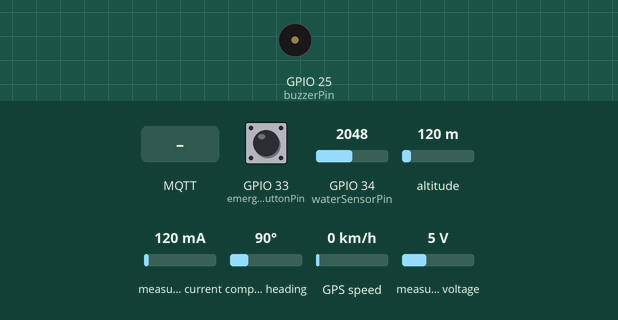
Recording of a sketch running on a simulated ESP32. On the bench: buzzer (waves = sounding). The test bench sets the inputs (shaded band); at power-on: GPIO 34 (waterSensorPin) = 2048, GPIO 33 (emergencyButtonPin) HIGH, altitude 120 m, measured current 120 mA, compass heading 90°, GPS speed 0 km/h, measured voltage 5 V. WiFi joins after 1.5 s; servers stay silent unless stated; the GPS gets a fix after 3 s at 37.7749, -122.4194 with 8 satellites; no MQTT or app messages arrive unless stated; what the sketch prints to the serial monitor is not drawn.

Above: at 2.7 s.
2.8 s: GPIO 34 (waterSensorPin) set to 3972
At 3.15 s:
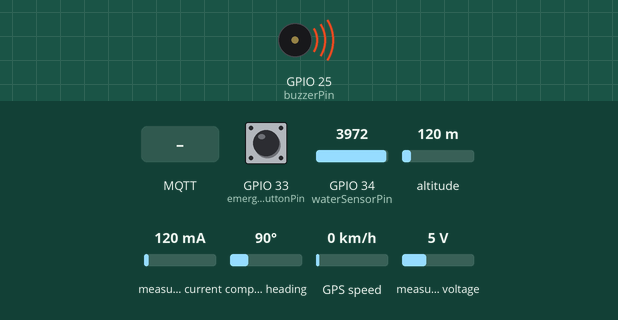
6.7 s: MQTT message "jemput" arrives on the first subscribed topic
10.2 s: GPIO 33 (emergencyButtonPin) pulled LOW for 3.2 s
14.9 s: MQTT message "tolak" arrives on the first subscribed topic
24.8 s: GPIO 33 (emergencyButtonPin) driven LOW
Timing chart, 0 to 32.2 s (numbered marks = the images above; inputs shaded):
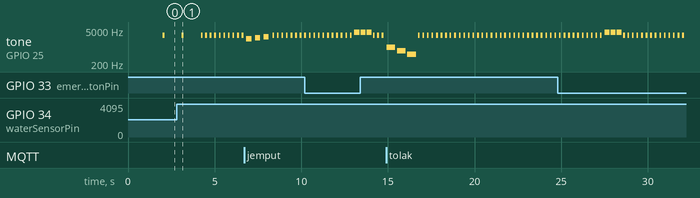

The sketch:

Skripsi.ino
```cpp
// ========== Library ==========
#include <Wire.h>
#include <Adafruit_INA219.h>

#include <WiFi.h>
#include <ArduinoMqttClient.h>
#include <TinyGPSPlus.h>
#include <HardwareSerial.h>

// ========== PIN DEFINISI ==========
#define echoPin 27
#define trigPin 26
#define buzzerPin 25
#define waterSensorPin 34
#define emergencyButtonPin 33

// GPS (HardwareSerial 2)
HardwareSerial serialGPS(2);  // RX=16, TX=17
TinyGPSPlus gps;

// INA219 (I2C pada SDA=21, SCL=22)
Adafruit_INA219 ina219;

// ========== MQTT & TOPIC ==========
const char* stick_id = "0001";
const char* topic_data = "stick/0001/data";
const char* topic_emergency = "stick/0001/emergency";
const char* topic_callback = "stick/0001/callback";
const char* willTopic = "stick/0001/status";
const char* topic_battery = "stick/0001/battery";
const char* topic_ampere = "stick/0001/ampere";

const char* mqtt_server = "54.169.178.246";
const int mqtt_port = 1883;
const char* mqtt_user = "******";
const char* mqtt_pass = "******";

// Koneksi WiFi
const char* ssid = "Afz";
const char* password = "*****";

// ========== Variabel Global ==========
bool emergencySent = false;

long duration_us, distance_cm;
unsigned long lastUltrasonicRead = 0;
unsigned long lastWaterRead = 0;
unsigned long lastSendTime = 0;
const unsigned long readInterval = 2000;

bool ultrasonicActive = false;
bool waterActive = false;

int beepDelay = 1000;
int waterBeepDelay = 1000;
int waterValue = 0;

double lat = 0.0, lng = 0.0;

float batteryVoltage = 0;
int batteryPercent = 0;
int lastBatteryPercent = -1;

unsigned long buttonPressTime = 0;
bool emergencyLatched = false;
const unsigned long EMERGENCY_HOLD_MS = 2500;

// ========== WiFi Client ==========
WiFiClient wifiClient;
MqttClient mqttClient(wifiClient); // menggantikan PubSubClient client
// Jika ada referensi ke objek bernama "client" sebelumnya, diperbarui ke "mqttClient".

// ========== Helper ==========
int getBeepDelay(int distance) {
  int minDelay = 50;
  int maxDelay = 1000;
  int maxDistance = 125;
  int delayVal = map(distance, 0, maxDistance, minDelay, maxDelay);
  return constrain(delayVal, minDelay, maxDelay);
}

// Nada callback (lebih tinggi)
void playMelodyJemput() {
  int melody[] = { 2200, 2400, 2600 };  // Nada tinggi naik
  int noteDuration = 300;
  for (int i = 0; i < 3; i++) {
    tone(buzzerPin, melody[i], noteDuration);
    delay(noteDuration + 100 );
    noTone(buzzerPin);
    delay(100);
  }
}
void playMelodyTolak() {
  int melody[] = { 1000, 700, 500 };  // Nada tinggi turun
  int noteDuration = 400;
  for (int i = 0; i < 3; i++) {
    tone(buzzerPin, melody[i]);
    delay(noteDuration + 100);
    noTone(buzzerPin);
    delay(100);
  }
}

// ========== MQTT Callback ==========
void onMqttMessage(int messageSize) {
  // Ambil topik dan isi pesan dari mqttClient (Stream interface)
  Serial.print("Pesan masuk di topic: ");
  Serial.println(mqttClient.messageTopic());
  Serial.print("Payload: ");
  String msg = "";
  while (mqttClient.available()) {
    msg += (char)mqttClient.read();
  }
  Serial.println(msg);

  // logic lama:
  if (msg == "jemput") playMelodyJemput();
  else if (msg == "tolak") playMelodyTolak();
}


// ========== WiFi Connect ==========
void connectWiFi() {
  WiFi.mode(WIFI_STA);
  WiFi.begin(ssid, password);
  Serial.print("Menghubungkan ke WiFi");
  while (WiFi.status() != WL_CONNECTED) {
    delay(500);
    Serial.print(".");
  }
  Serial.println("\nWiFi terhubung, IP: " + WiFi.localIP().toString());
}

// ========== MQTT Connect ==========
void connectMQTT() {

  // Konfigurasi ID & kredensial untuk ArduinoMqttClient
  mqttClient.setId("ESP32ClientStick_WIFI");
  mqttClient.setUsernamePassword(mqtt_user, mqtt_pass);
  // Jika ingin menggunakan Last Will & Testament, uncomment baris berikut (jika library mendukung)
  // mqttClient.setWill(willTopic, "offline", true, 0);

  Serial.print("Menghubungkan ke MQTT broker...");
  if (!mqttClient.connect(mqtt_server, mqtt_port)) {
    Serial.print("Gagal! Error: ");
    Serial.println(mqttClient.connectError());
    // jangan loop tak berujung di sini, kembalikan ke caller untuk retry
    return;
  }
  Serial.println("Berhasil.");
  // Publish status online (retained) agar subscriber tahu kita online
  mqttClient.beginMessage(willTopic, (unsigned long)6, true, 1); // payload size 6 = len("online"), retained=true
  mqttClient.print("online");
  mqttClient.endMessage();

  // Set handler pesan dan subscribe
  mqttClient.onMessage(onMqttMessage);
  mqttClient.subscribe(topic_callback);

}

// ========== Emergency Button ==========
void handleEmergencyButton() {
  int state = digitalRead(emergencyButtonPin);

  if (state == LOW) {
    if (buttonPressTime == 0) buttonPressTime = millis();
    else if (!emergencyLatched && (millis() - buttonPressTime >= EMERGENCY_HOLD_MS)) {
      emergencyLatched = true;

      String emergencyPayload = "{";
      emergencyPayload += "\"id\":\"" + String(stick_id) + "\",";
      emergencyPayload += "\"emergency\":1,";
      emergencyPayload += "\"latitude\":" + String(lat, 6) + ",";
      emergencyPayload += "\"longitude\":" + String(lng, 6) + ",";
      emergencyPayload += "\"message\":\"Tombol darurat ditekan >=2.5s\"";
      emergencyPayload += "}";

      mqttClient.beginMessage(topic_emergency, (unsigned long)String(emergencyPayload.c_str()).length(), false, 1);
      mqttClient.print(emergencyPayload.c_str());
      mqttClient.endMessage();
      Serial.println("Emergency dikirim");

      for (int i = 0; i < 3; i++) {
        tone(buzzerPin, 4000, 300);  // nada tinggi & durasi lebih lama
        delay(350);
      }
    }
  } else {
    buttonPressTime = 0;
    emergencyLatched = false;
  }
}

// ========== Setup ==========
void setup() {
  Serial.begin(115200);

  serialGPS.begin(9600, SERIAL_8N1, 16, 17);
  Wire.begin(21, 22);
  if (!ina219.begin()) Serial.println("INA219 tidak terdeteksi.");

  pinMode(trigPin, OUTPUT);
  pinMode(echoPin, INPUT);
  pinMode(buzzerPin, OUTPUT);
  pinMode(emergencyButtonPin, INPUT_PULLUP);

  connectWiFi();
  connectMQTT();
}

// ========== Loop ==========
void loop() {
  if (!mqttClient.connected()) connectMQTT();
  mqttClient.poll();

  unsigned long currentTime = millis();

  // --- GPS update ---
  while (serialGPS.available()) {
    gps.encode(serialGPS.read());
    if (gps.location.isUpdated()) {
      lat = gps.location.lat();
      lng = gps.location.lng();
    }
  }

  // --- Water level ---
  if (currentTime - lastWaterRead >= readInterval) {
    lastWaterRead = currentTime;
    waterValue = analogRead(waterSensorPin);
    waterActive = waterValue > 2000;
    if (waterActive) {
      waterBeepDelay = map(waterValue, 2000, 4095, 1000, 100);
      waterBeepDelay = constrain(waterBeepDelay, 50, 1000);
      ultrasonicActive = false;
    }
  }

  // --- Ultrasonik ---
  if (!waterActive && currentTime - lastUltrasonicRead >= readInterval) {
    lastUltrasonicRead = currentTime;
    digitalWrite(trigPin, LOW);
    delayMicroseconds(2);
    digitalWrite(trigPin, HIGH);
    delayMicroseconds(10);
    digitalWrite(trigPin, LOW);

    duration_us = pulseIn(echoPin, HIGH, 30000UL);
    if (duration_us > 0) {
      distance_cm = duration_us / 58.2;
      if (distance_cm <= 125 && distance_cm >= 0) {
        beepDelay = getBeepDelay(distance_cm);
        ultrasonicActive = true;
      } else ultrasonicActive = false;
    } else ultrasonicActive = false;
  }

  // --- Buzzer control ---
  if (waterActive) {
    tone(buzzerPin, 3000);  // nada tinggi
    delay(100);
    noTone(buzzerPin);
    delay(waterBeepDelay);
  } else if (ultrasonicActive) {
    tone(buzzerPin, 2000);  // nada tinggi
    delay(100);
    noTone(buzzerPin);
    delay(beepDelay);
  }

  // Emergency
  handleEmergencyButton();

  // --- Baca baterai (INA219) ---
    // Tegangan total = busVoltage + shuntVoltage
    float busV = ina219.getBusVoltage_V();
    float shuntV = ina219.getShuntVoltage_mV() / 1000.0;
    batteryVoltage = busV + shuntV;

    // Estimasi persen Li-ion 1S (3.20V kosong – 4.20V penuh)
    batteryPercent = (int)roundf(constrain((batteryVoltage - 3.20f) / (4.20f - 3.20f) * 100.0f, 0.0f, 100.0f));

    // --- Baca arus dari INA219 ---
    float current_mA = ina219.getCurrent_mA();  // hasil dalam mA
    float current_A = current_mA / 1000.0;      // konversi ke Ampere

    // --- Kirim data sensor ke MQTT tiap 2 detik (tanpa battery) ---
    static unsigned long lastSendTime = 0;
    if (millis() - lastSendTime >= 2000) {
      lastSendTime = millis();

      String payload = "{";
      payload += "\"latitude\":" + String(lat, 6) + ",";
      payload += "\"longitude\":" + String(lng, 6) + ",";
      payload += "\"ultrasonic\":" + String(distance_cm) + ",";
      payload += "\"waterLevel\":" + String(waterValue);
      payload += "}";

      if (mqttClient.connected()) {
        mqttClient.beginMessage(topic_data);
        mqttClient.print(payload.c_str());
        mqttClient.endMessage();
        Serial.println("Data terkirim (topic data): " + payload);
      }
    }

    // --- Kirim persentase baterai setiap 20 detik ---
    static unsigned long lastBatterySend = 0;
    const unsigned long batteryInterval = 20000;  // 20 detik

    if (millis() - lastBatterySend >= batteryInterval) {
      lastBatterySend = millis();
      lastBatteryPercent = batteryPercent;  // update terakhir dikirim

      if (mqttClient.connected()) {
        String batteryStr = String(batteryPercent);  // angka saja, tanpa JSON
        mqttClient.beginMessage(topic_battery);
        mqttClient.print(batteryStr.c_str());
        mqttClient.endMessage();
        Serial.println("Battery% dikirim tiap 20s (topic battery): " + batteryStr);
      }
    }

    // --- Kirim data arus ke MQTT setiap 20 detik bersamaan dengan data baterai ---
    static unsigned long lastAmpereSend = 0;
    const unsigned long ampereInterval = 20000; // 20 detik
    if (millis() - lastAmpereSend >= ampereInterval) {
      lastAmpereSend = millis();

      if (mqttClient.connected()) {
        String ampereStr = String(current_A, 3); // tampilkan 3 angka di belakang koma
        mqttClient.beginMessage(topic_ampere);
        mqttClient.print(ampereStr.c_str());
        mqttClient.endMessage();
        Serial.println("🔌 Arus dikirim ke MQTT (topic ampere): " + ampereStr + " A");
      }
    }


  // Jaga loop MQTT kalau konek
  if (mqttClient.connected()) mqttClient.poll();
}
```

Measured:
- by itself, tone on GPIO 25 (buzzerPin): plays 1000 Hz for 0.50 s, 700 Hz for 0.50 s, 500 Hz for 0.50 s, 3000 Hz for 0.10 s, 3000 Hz for 0.10 s, 3000 Hz for 0.10 s … (34 notes in this stretch)
